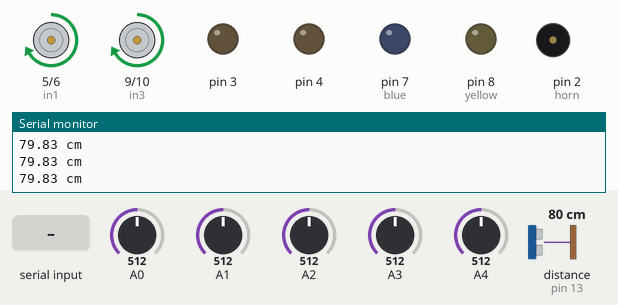
A sketch run on a simulated Arduino Uno, built with avr-gcc and run on an emulated ATmega328P. Parts: motor-driver pin pairs drawn as motors (green arrow = first pin HIGH = forward, orange = second pin HIGH = backward, longer = more drive), output pins drawn as LEDs (lit = HIGH), buzzer (waves = sounding, pin HIGH), the last lines printed to the serial monitor. Wiring (inferred from the names in the program): ultrasonic range finder: trigger pin 12; echo pin 13. The inputs (shaded band) are chosen by the test bench; at power-on: distance to the obstacle (sensor on pin 13) 80 cm, A0 = 512, A1 = 512, A2 = 512, A3 = 512, A4 = 512. The echo pulse lasts 58.3 µs per cm; pins used as bus, display or sensor lines are not drawn.

Above: at 13.1 s.
13.2 s: distance to the obstacle (sensor on pin 13) set to 27 cm
16.2 s: distance to the obstacle (sensor on pin 13) set to 24 cm
At 16.9 s:
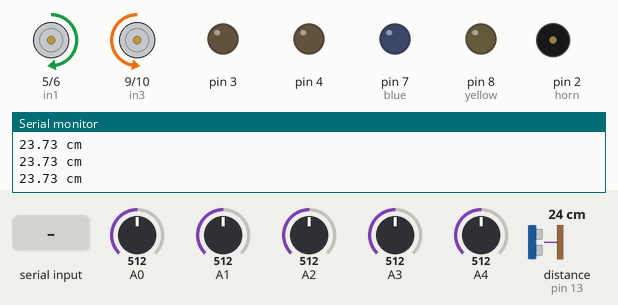
17.7 s: "X" received over Serial
At 18.8 s:
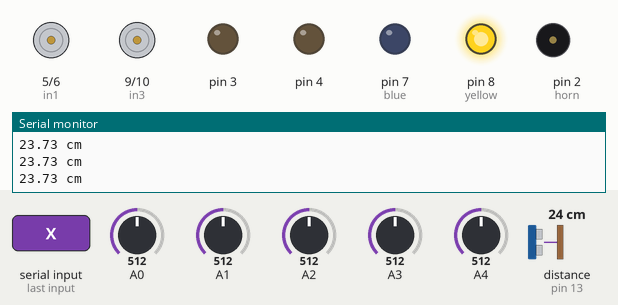
19.2 s: A0 set to 543
20.7 s: A0 set to 559
At 21.9 s:
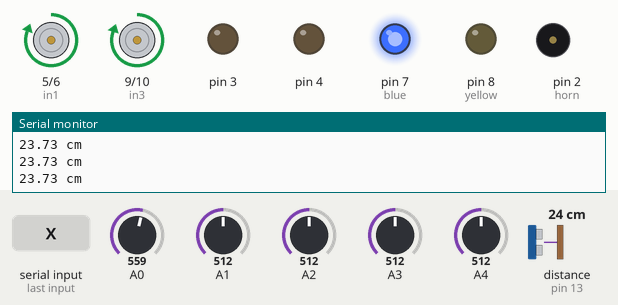
22.2 s: "x" received over Serial
At 23.2 s:
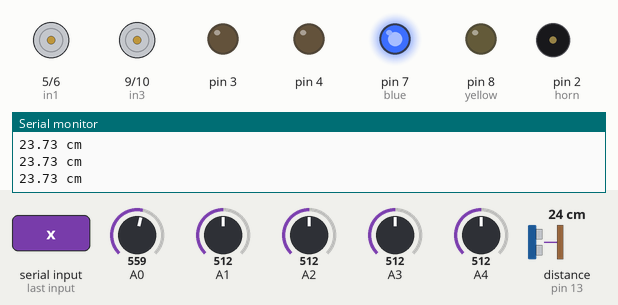
Timing chart, 0 to 24.7 s (numbered marks = the images above; inputs shaded):
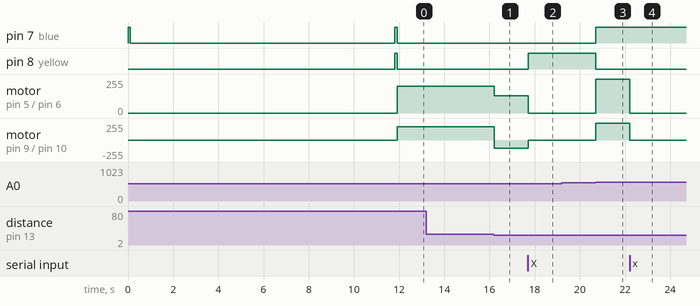

Measured:
- the behaviour switches between 26 and 25 cm on distance to the obstacle (sensor on pin 13) (found by bisection; images 0 and 1)
- the behaviour switches between 549 and 550 on A0 (found by bisection; images 2 and 3)
- after the input at 16.2 s, motor on pin 5 (in1) / pin 6 (in2): forward 200/255 → forward 128/255 at once; motor on pin 9 (in3) / pin 10 (in4): forward 200/255 → backward 127/255 at once
- after the input at 17.7 s, pin 8 (yellow): LOW → HIGH at once; motor on pin 5 (in1) / pin 6 (in2): forward 128/255 → stopped at once; motor on pin 9 (in3) / pin 10 (in4): backward 127/255 → stopped at once
- after the input at 19.2 s, every drawn part: stays the same
- after the input at 20.7 s, pin 7 (blue): LOW → HIGH at once; pin 8 (yellow): HIGH → LOW at once; motor on pin 5 (in1) / pin 6 (in2): stopped → forward 255/255 at once; motor on pin 9 (in3) / pin 10 (in4): stopped → forward 254/255 at once
- after the input at 22.2 s, motor on pin 5 (in1) / pin 6 (in2): forward 255/255 → stopped at once; motor on pin 9 (in3) / pin 10 (in4): forward 254/255 → stopped at once

The sketch:

Bluetooth_Car.ino
```cpp
#include "Define.h"
#include "myClass.h"
#include "Bluetooth.h"
#include "Objavoid.h"

float KP = 0.2; //0.8 -> 0.2
float KD = 100; //100 -> 120

int MaxSpd = 255;
int MSPD = MaxSpd; //max speed 230 ->
int BSPD = MSPD; //base speed 200 <-
int LSPD = MSPD-100; //low speed 100 ->

char inputSet;
char inputChar;
char road;

MOTOR_Initialize motorR(in1,in2), motorL(in3,in4); //initial in1, in2, enable of motor right or left

float SR[5];
float EYE;
float lastEYE;
char lstErr;

void setup()
{
 Serial.begin(9600);
 //pinMode
 pinMode(A0, INPUT);
 pinMode(A1, INPUT);
 pinMode(A2, INPUT);
 pinMode(A3, INPUT);
 pinMode(A4, INPUT);
 for (int i = 2 ; i <= 10 ; i++)
    pinMode(i, OUTPUT);
 pinMode(trigPin, OUTPUT);
 pinMode(echoPin, INPUT);

 int mode, count = 0;

 motorL.start();
 motorR.start();

 mode = 0;
 while(mode != 1){
    getSR();
    if(SR[0]<550 && SR[1]<550 && SR[2]<550 && SR[3]<550 && SR[4]<550){
      road = 'w';
      mode = 1;
      Blue(true);
    }
    else if(SR[0]>550 && SR[1]>550 && SR[2]>550 && SR[3]>550 && SR[4]>550){
      road = 'b';
      mode = 1;
      Yellow(true);
    }
 }
 delay(100);

 Blue(false);
 Yellow(false);

 mode = 0;
 while(mode != 1){
    getSR();
    if((SR[0]<550 && SR[1]<550 && SR[2]>550 && SR[3]<550 && SR[4]<550) || (SR[0]>550 && SR[1]>550 && SR[2]<550 && SR[3]>550 && SR[4]>550)){
      inputSet = 'X';
      mode = 1;
      Blue(true);
    }
    else if((SR[0]<550 && SR[1]<550 && SR[2]<550 && SR[3]<550 && SR[4]<550) || (SR[0]>550 && SR[1]>550 && SR[2]>550 && SR[3]>550 && SR[4]>550)){
      count++;
      if(count > 20000){
        inputSet = 'Z';
        mode = 1;
        Blue(true);
        Yellow(true);
      }
    }
    else if(Serial.available()){
      inputSet = 'x';
      mode = 1;
      Yellow(true);
    }
    else
      count = 0;
 }
 delay(100);

 Blue(false);
 Yellow(false);
}

float eye() {
  float duration, distance = 0;
  digitalWrite(trigPin, LOW);
  delayMicroseconds(2);
  digitalWrite(trigPin, HIGH);
  delayMicroseconds(10);
  digitalWrite(trigPin, LOW);
  duration = pulseIn(echoPin, HIGH);
  distance = (duration / 2) / 29.1;
  Serial.print(distance);
  Serial.println(" cm");
  return distance;
}

void avoid() {
  speed('R', 100);
  delay(500);
  speed('R', 0);
  delay(100);
  speed('a',200);
}

void getSR(){
  SR[0] = analogRead(A0);
  SR[1] = analogRead(A1);
  SR[2] = analogRead(A2);
  SR[3] = analogRead(A3);
  SR[4] = analogRead(A4);
}

boolean notDetect(){
  switch(road){
    case 'w': return (SR[0]<550 && SR[1]<550 && SR[2]<550 && SR[3]<550 && SR[4]<550);break;
    case 'b': return (SR[0]>550 && SR[1]>550 && SR[2]>550 && SR[3]>550 && SR[4]>550);break;
  }
}

float getErr(){
  float p=0.0, s=0.0;
  switch(road){
    case 'w': if(SR[0]>550) lstErr='r';//White Road
              if(SR[4]>550) lstErr='l';//White Road
              break;
    case 'b': if(SR[0]<550) lstErr='r';//Black Road
              if(SR[4]<550) lstErr='l';//Black Road
              break;
  }

  p = SR[0]*100 + SR[1]*200 + SR[2]*500 + SR[3]*800 + SR[4]*900;
  s = SR[0] + SR[1] + SR[2] + SR[3] + SR[4];
  return p/s;
}

void loop()
{
  float err = 0, O = 0;
  float pe = 0;
  int spL = 0, spR = 0;
  int c = 0;

  do{
    if(Serial.available()){
            inputChar = Serial.read(); //read the input
            if(inputChar == 'x' || inputChar == 'X'){
              inputSet = inputChar;
              motorL.start();
              motorR.start();
              Stop();
              KP = 0.2;
              KD = 100;
            }
        if(inputChar == 'O' || inputChar == 'o') KP += 1;
        if(inputChar == 'U' || inputChar == 'u') KP -= 1;
        if(inputChar == 'W' || inputChar == 'w') KD += 20;
        if(inputChar == 'P' || inputChar == 'p') KD -= 20;
    }

    switch(inputSet){
        case 'Z': if(Serial.available())
                    inputSet = 'x';
                  EYE = eye();
                  lastEYE = EYE;
                  if(EYE > 0 && EYE <= 20)
                    speed('R', 255);
                  else if(EYE > 20 && EYE <= 25)
                    speed('L', 255);
                  else
                    speed(' ', 200);
                  break;
        case 'X': if(Serial.available())
                    inputSet = 'x';
                  getSR();
                  err = getErr() - SETPOINT;

                  if(notDetect()){
                    Blue(false);Yellow(true);
                    if(lstErr=='r'){
                      motorL.reverse(LSPD);
                      motorR.forward(MSPD);
                    }
                    if(lstErr=='l'){
                      motorL.forward(MSPD);
                      motorR.reverse(LSPD);
                    }
                  }
                  else{
                    Yellow(false);Blue(true);
                    O = KP * err + KD * (err - pe);
                    pe = err;
                    switch(road){
                      case 'w': spL = BSPD + (int)O;
                                spR = BSPD - (int)O;
                                break;
                      case 'b': spL = BSPD - (int)O;
                                spR = BSPD + (int)O;
                                break;
                    }
                    spL = spL>MSPD?MSPD:spL;
                    spR = spR>MSPD?MSPD:spR;

                    if(spR<0){
                      if(spR<(LSPD*-1)) spR = LSPD*-1;
                      Blue(false);motorR.reverse(spR*-1);
                    }
                    else{
                      Blue(true);motorR.forward(spR);
                    }

                    if(spL<0){
                      if(spL<(LSPD*-1)) spL = LSPD*-1;
                      Blue(false);motorL.reverse(spL*-1);
                    }
                    else{
                      Blue(true);motorL.forward(spL);
                    }
                  }

                  if (millis() > 1000)
                  switch(road){
                    case 'w': if(SR[0] > 550 && SR[4] > 550){
                                c++;
                                if(c>150){
                                  Blue(false);
                                  Yellow(false);
                                  motorL.stop();
                                  motorR.stop();
                                  exit(0);
                                }
                              }
                              else{
                                c=0;
                              }
                              break;
                    case 'b': if(SR[0] < 550 && SR[4] < 550){
                                c++;
                                if(c>150){
                                  Blue(false);
                                  Yellow(false);
                                  motorL.stop();
                                  motorR.stop();
                                  exit(0);
                                }
                              }
                              else{
                                c=0;
                              }
                    break;
                  }
                  break;
        case 'x': switch(inputChar){
                    case 'F': Blue(true);Yellow(false);Forward();break;
                    case 'B': Yellow(true);Blue(false);Back();break;
                    case 'L': Blue(true);Yellow(false);Left();break;
                    case 'R': Yellow(false);Blue(true);Right();break;
                    case 'S': Blue(false);Yellow(false);Stop();break;
                    case '0': Speed = 0;break;
                    case '1': Speed = 50;break;
                    case '2': Speed = 75;break;
                    case '3': Speed = 100;break;
                    case '4': Speed = 125;break;
                    case '5': Speed = 150;break;
                    case '6': Speed = 175;break;
                    case '7': Speed = 200;break;
                    case '8': Speed = 225;break;
                    case '9': Speed = 255;break;
                    case 'q': Speed = 255;break;
                    case 'V': Horn(true);break;
                    case 'v': Horn(false);break;
                    case 'W': Blue(true);break;
                    case 'w': Blue(false);break;
                    case 'U': Yellow(true);break;
                    case 'u': Yellow(false);break;
                    //case 'P': break;
                    //case 'p': break;
                    //case 'O': break;
                    //case 'o': break;
                    case 'D': Speed = 0;Blue(false);Yellow(false);Horn(false);break;
                  }
                  break;
    }

  }while(1);
}
```

Bluetooth.h
```cpp
int Speed = 0;

void Forward(){
    analogWrite(in1, Speed);
    analogWrite(in2, 0);
    analogWrite(in3, Speed);
    analogWrite(in4, 0);
}
void Back(){
    analogWrite(in1, 0);
    analogWrite(in2, Speed);
    analogWrite(in3, 0);
    analogWrite(in4, Speed);
}
void Right(){
    analogWrite(in1, Speed);
    analogWrite(in2, 0);
    analogWrite(in3, 0);
    analogWrite(in4, Speed);
}
void Left(){
    analogWrite(in1, 0);
    analogWrite(in2, Speed);
    analogWrite(in3, Speed);
    analogWrite(in4, 0);
}
void Stop(){
    analogWrite(in1, 0);
    analogWrite(in2, 0);
    analogWrite(in3, 0);
    analogWrite(in4, 0);
}
void Horn(boolean state){
    if(state == true)
      tone(horn, 1900);
    else
      noTone(horn);
}
void Blue(boolean state){
    digitalWrite(blue, state);
}
void Yellow(boolean state){
    digitalWrite(yellow, state);
}
```

Define.h
```cpp
#define SETPOINT 500

//Bluetooth
#define in1 5
#define in2 6
#define in3 9
#define in4 10

//Lights
#define blue 7
#define yellow 8

//Horn
#define horn 2

//Avoid
#define rg 5   //rg
#define rb 6   //rb
#define lg 9   //lg
#define lb 10  //lb

//Eye
#define trigPin 12
#define echoPin 13
```

Objavoid.h
```cpp
void speed(char status, int v) {
  int vlg = 0, vlb = 0, vrg = 0, vrb = 0; float k=2;
  if (status == 'l') vrg = v; //go left side
  else if (status == 'r') vlg = v; //right
  else if (status == 'L') {
    vlb = v / k;  //focus to left side
    vrg = v - vlb;
  }
  else if (status == 'R') {
    vrb = v / k;  //right
    vlg = v - vrb;
  }
  else if (status == 'a') {
    vlg = v / k;  //go left as circle
    vrg = v;
  }
  else if (status == 'b') {
    vrg = v / k;  //right
    vlg = v;
  }
  else {
    vlg = v;  //go front as simple
    vrg = v;
  }
  analogWrite(lg, vlg);
  analogWrite(lb, vlb);
  analogWrite(rg, vrg);
  analogWrite(rb, vrb);
}
void goBack(){
  analogWrite(lg, 200);
  analogWrite(lb, 0);
  analogWrite(rg, 0);
  analogWrite(rb, 200);
  delay(50);
}
```

myClass.h
```cpp
#include <arduino.h>

class MOTOR_Initialize{
	private:
		byte input1;
		byte input2;
		boolean isStart;
		unsigned int value;
	public:
		MOTOR_Initialize(byte _input1, byte _input2);
		void start();
		void forward(unsigned int _value);
		void reverse(unsigned int _value);
		void stop();
};

MOTOR_Initialize::MOTOR_Initialize(byte _input1, byte _input2){
	input1 = _input1;
	input2= _input2;
	pinMode(input1, OUTPUT);
	pinMode(input2, OUTPUT);
	isStart = false;
	value = 0;
}

void MOTOR_Initialize::start(){
	isStart = true;
}

void MOTOR_Initialize::forward(unsigned int _value){
	if(isStart){
		analogWrite(input1, _value);
		if(digitalRead(input2)) digitalWrite(input2, 0);
	}
}

void MOTOR_Initialize::reverse(unsigned int _value){
	if(isStart){
    analogWrite(input2, _value);
		if(digitalRead(input1)) digitalWrite(input1, 0);
	}
}

void MOTOR_Initialize::stop(){
	if(isStart){
		isStart = false;
		digitalWrite(input1, 0);
		digitalWrite(input2, 0);
	}
}
```
